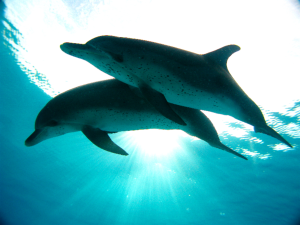
#> input picture animals/Dolphin/10329978914_923a9af626_o.png, 300 x 225 px; its folder holds only this picture in this run
$ python reedimensionar.py
#> lines starting #> are read from the running program, lines starting #| are printed output that depends on the picture
import os
from PIL import Image

# Ruta al dataset original (sin redimensionar)
input_dir = 'animals'

# Ruta de salida para el dataset redimensionado
output_dir = 'dataset_resized'

# Tamaño deseado
target_size = (224, 224)

# Crear directorio de salida si no existe
if not os.path.exists(output_dir):
    os.makedirs(output_dir)

# Recorrer todas las carpetas e imágenes
for class_name in os.listdir(input_dir):
    class_input_path = os.path.join(input_dir, class_name)
    class_output_path = os.path.join(output_dir, class_name)

    if not os.path.isdir(class_input_path):
        continue

    os.makedirs(class_output_path, exist_ok=True)

    for filename in os.listdir(class_input_path):
        input_file = os.path.join(class_input_path, filename)
        output_file = os.path.join(class_output_path, filename)

        try:
            with Image.open(input_file) as img:
#> img is the input picture: PIL image 300x225 RGB; mean R, G, B 92.8, 171.3, 179.1
                img = img.convert('RGB')  # Asegura el formato RGB
                img = img.resize(target_size, Image.Resampling.LANCZOS)
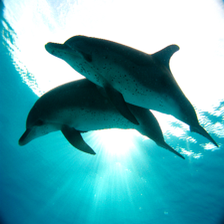
#> img: PIL image 224x224 RGB; mean R, G, B 92.8, 171.3, 179.1
                img.save(output_file)
                print(f"Redimensionada: {output_file}")
        except Exception as e:
            print(f"Error con {input_file}: {e}")
#> pass 2 of the loop `for class_name in os.listdir(input_dir):`:
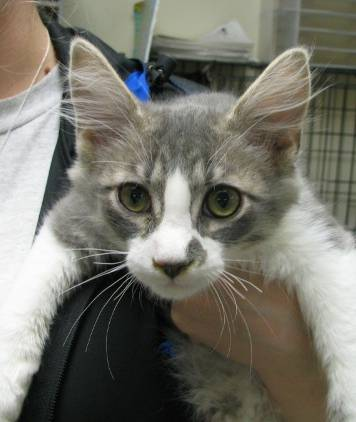
#> input picture animals/cats/cats_00009.jpg, 356 x 422 px
#> img is the input picture: PIL image 356x422 RGB; mean R, G, B 118.7, 117.2, 107.3
#> `img = img.resize(target_size, Image.Resampling.LANCZOS)`:
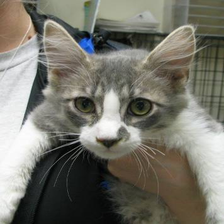
#> img: PIL image 224x224 RGB; mean R, G, B 118.7, 117.2, 107.3
